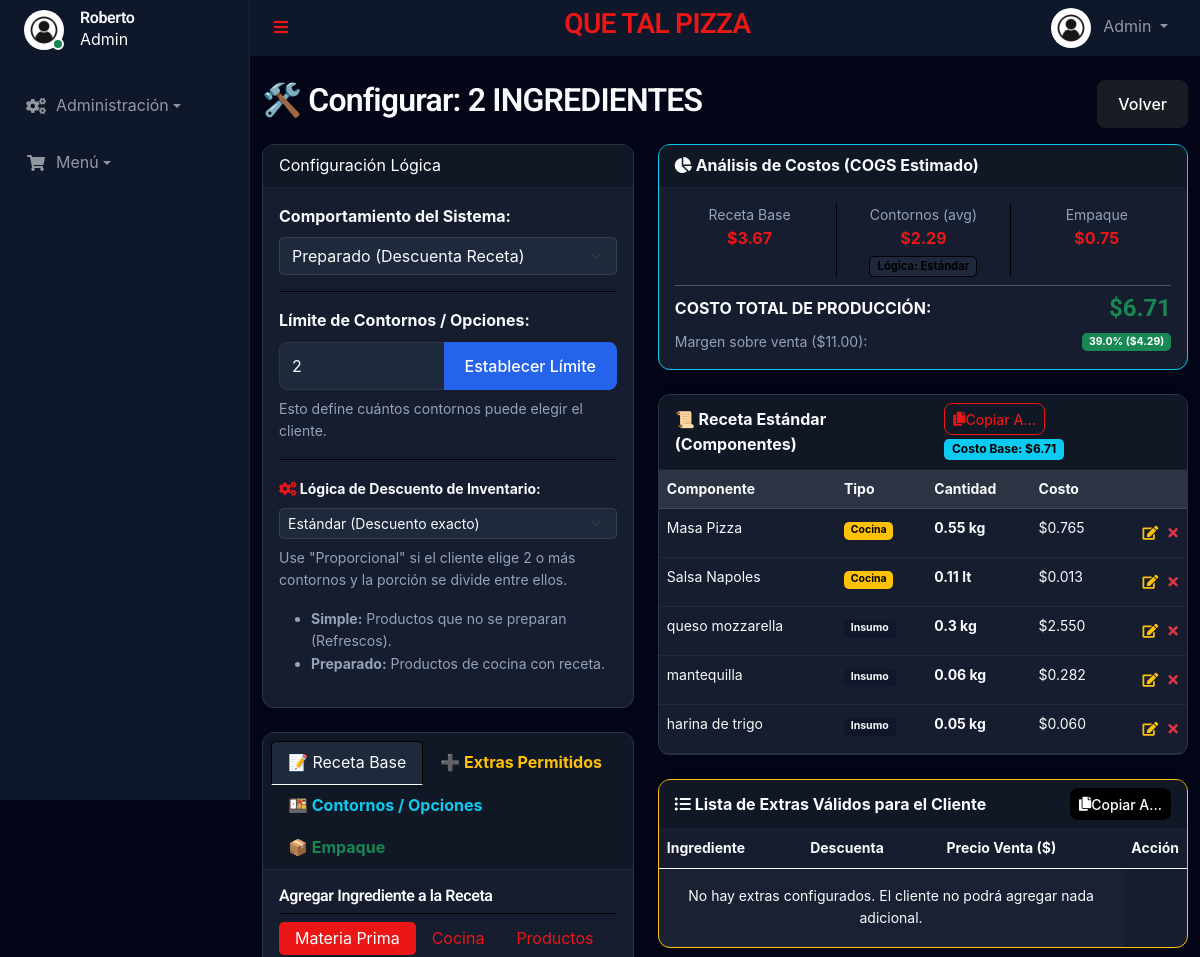
Page /admin/configurar_receta.php?id=206 (signed in, upper part) on the earlier database version.
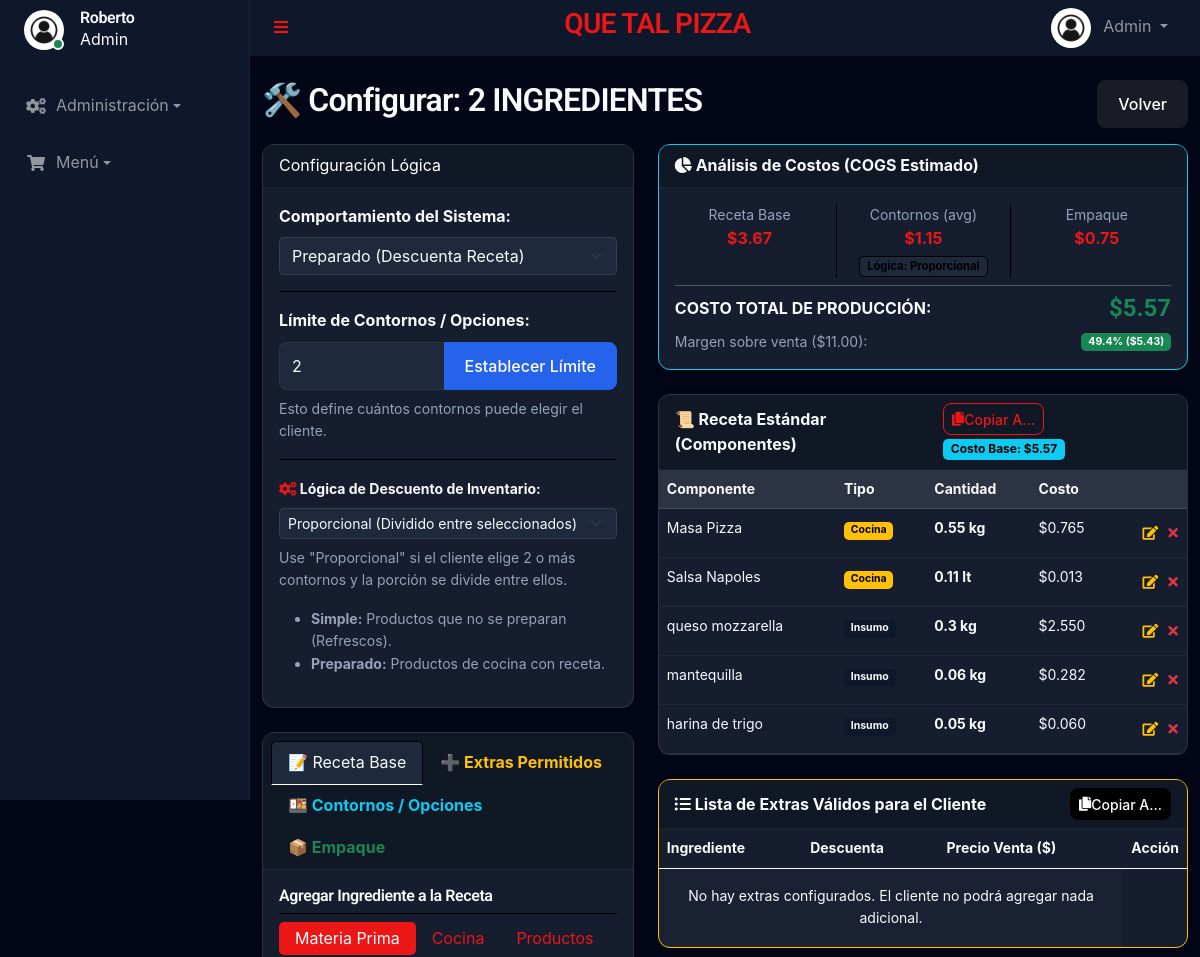
Same page on the later database version.
### tables this page shows
CREATE TABLE `products` (
  `id` int(11) NOT NULL,
  `name` varchar(100) NOT NULL,
  `description` text DEFAULT NULL,
  `price_usd` decimal(10,2) NOT NULL,
  `price_ves` decimal(10,2) NOT NULL,
  `stock` int(11) NOT NULL,
  `product_type` enum('simple','compound','prepared') DEFAULT 'simple',
  `kitchen_station` enum('pizza','kitchen','bar') DEFAULT 'kitchen',
  `image_url` varchar(255) DEFAULT NULL,
  `created_at` timestamp NULL DEFAULT current_timestamp(),
  `profit_margin` decimal(5,2) NOT NULL DEFAULT 20.00,
  `updated_at` timestamp NULL DEFAULT NULL,
  `linked_manufactured_id` int(11) DEFAULT NULL,
  `max_sides` int(11) DEFAULT 0,
  `contour_logic_type` enum('standard','proportional') DEFAULT 'standard',
  `min_stock` int(11) DEFAULT 5,
  `category_id` int(11) DEFAULT NULL,
  `short_code` varchar(50) DEFAULT NULL
);

### funciones/ProductManager.php (called while the page is built, shortened)
<?php
class ProductManager
{
    private $db;
    public function __construct($db = null)
    {
        $this->db = $db ?: Database::getConnection();
    }
    public function getProductById($id)
    {
        $stmt = $this->db->prepare("SELECT p.*, c.name as category_name, c.kitchen_station as category_station
                                    FROM products p
                                    LEFT JOIN categories c ON p.category_id = c.id
                                    WHERE p.id = ?");
        $stmt->execute([$id]);
        return $stmt->fetch(PDO::FETCH_ASSOC) ?: null;
    }
    public function getProductComponents($productId, $depth = 0)
    {
        $sql = "SELECT pc.*,
                CASE
                    WHEN pc.component_type = 'raw' THEN rm.name
                    WHEN pc.component_type = 'manufactured' THEN mp.name
                    WHEN pc.component_type = 'product' THEN p.name
                END as item_name,
                CASE
                    WHEN pc.component_type = 'raw' THEN rm.unit
                    WHEN pc.component_type = 'manufactured' THEN mp.unit
                    WHEN pc.component_type = 'product' THEN 'und'
                END as item_unit,
                CASE
                    WHEN pc.component_type = 'raw' THEN rm.cost_per_unit
                    WHEN pc.component_type = 'manufactured' THEN mp.unit_cost_average
                    WHEN pc.component_type = 'product' THEN p.price_usd
                END as item_cost,
                CASE
                    WHEN pc.component_type = 'raw' THEN rm.short_code
                    WHEN pc.component_type = 'manufactured' THEN mp.short_code
                    WHEN pc.component_type = 'product' THEN p.short_code
                END as short_code,
                CASE
                    WHEN pc.component_type = 'raw' THEN rm.category
                    ELSE NULL
                END as item_category,
                cat.name as category_name,
                cat.kitchen_station as category_station
                FROM product_components pc
                LEFT JOIN raw_materials rm ON pc.component_id = rm.id AND pc.component_type = 'raw'
                LEFT JOIN manufactured_products mp ON pc.component_id = mp.id AND pc.component_type = 'manufactured'
                LEFT JOIN products p ON pc.component_id = p.id AND pc.component_type = 'product'
                LEFT JOIN categories cat ON p.category_id = cat.id AND pc.component_type = 'product'
                WHERE pc.product_id = ?";
        $stmt = $this->db->prepare($sql);
        $stmt->execute([$productId]);
        $components = $stmt->fetchAll(PDO::FETCH_ASSOC);
        return $components;
    }
    public function calculateProductCost($productId, $depth = 0, $returnBreakdown = false)
    {
        $components = $this->getProductComponents($productId, $depth);
        $product = $this->getProductById($productId);
        $totalCost = 0;
        $breakdown = [
            'recipe' => 0,
            'sides' => 0,
            'packaging' => 0,
            'total' => 0
        ];
        $hasRecipe = !empty($components);
        if ($hasRecipe) {
            foreach ($components as $comp) {
                $itemCost = floatval($comp['item_cost'] ?? 0);
                $totalCost += ($comp['quantity'] * $itemCost);
            }
        } else {
            $price = floatval($product['price_usd'] ?? 0);
            $margin = floatval($product['profit_margin'] ?? 20);
            $totalCost = $price * (1 - ($margin / 100));
        }
        $breakdown['recipe'] = $totalCost;
        $maxSides = intval($product['max_sides'] ?? 0);
        $logic = $product['contour_logic_type'] ?? 'standard';
        $sidesCost = 0;
        if ($maxSides > 0) {
            $validSides = $this->getValidSides($productId);
            if (!empty($validSides)) {
                $sumSideCosts = 0;
                foreach ($validSides as $side) {
                    $sideCost = 0;
                    if ($side['component_type'] == 'raw') {
                        $s = $this->db->prepare("SELECT cost_per_unit FROM raw_materials WHERE id = ?");
                        $s->execute([$side['component_id']]);
                        $sideCost = floatval($s->fetchColumn());
                    } elseif ($side['component_type'] == 'manufactured') {
                        $s = $this->db->prepare("SELECT unit_cost_average FROM manufactured_products WHERE id = ?");
                        $s->execute([$side['component_id']]);
                        $sideCost = floatval($s->fetchColumn());
                    }
                    $sumSideCosts += ($sideCost * floatval($side['quantity']));
                }
                $avgSideCost = $sumSideCosts / count($validSides);
                if ($logic === 'standard') {
                    $sidesCost = ($avgSideCost * $maxSides);
                } else {
                    $sidesCost = $avgSideCost;
                }
                $totalCost += $sidesCost;
            }
        }
        $breakdown['sides'] = $sidesCost;
        $packagingCost = 0;
        $packaging = $this->getProductPackaging($productId);
        if (!empty($packaging)) {
            foreach ($packaging as $pack) {
                $packagingCost += (floatval($pack['quantity']) * floatval($pack['cost_per_unit'] ?? 0));
            }
        }
        $totalCost += $packagingCost;
        $breakdown['packaging'] = $packagingCost;
        $breakdown['total'] = $totalCost;
        return $returnBreakdown ? $breakdown : $totalCost;
    }
    public function getValidSides($productId)
    {
        $sql = "SELECT pvs.*,
                CASE
                    WHEN pvs.component_type = 'raw' THEN rm.name
                    WHEN pvs.component_type = 'manufactured' THEN mp.name
                    WHEN pvs.component_type = 'product' THEN p.name
                END as item_name,
                CASE
                    WHEN pvs.component_type = 'raw' THEN rm.unit
                    WHEN pvs.component_type = 'manufactured' THEN mp.unit
                    WHEN pvs.component_type = 'product' THEN 'und'
                END as item_unit,
                CASE
                    WHEN pvs.component_type = 'raw' THEN rm.cost_per_unit
                    WHEN pvs.component_type = 'manufactured' THEN mp.unit_cost_average
                    WHEN pvs.component_type = 'product' THEN p.price_usd
                END as item_cost
                FROM product_valid_sides pvs
                LEFT JOIN raw_materials rm ON pvs.component_id = rm.id AND pvs.component_type = 'raw'
                LEFT JOIN manufactured_products mp ON pvs.component_id = mp.id AND pvs.component_type = 'manufactured'
                LEFT JOIN products p ON pvs.component_id = p.id AND pvs.component_type = 'product'
                WHERE pvs.product_id = ?
                ORDER BY pvs.is_default DESC, item_name ASC";
        $stmt = $this->db->prepare($sql);
        $stmt->execute([$productId]);
        $sides = $stmt->fetchAll(PDO::FETCH_ASSOC);
        return $sides;
    }
    public function getProductPackaging($productId)
    {
        $sql = "SELECT pp.*, rm.name, rm.unit, rm.cost_per_unit
                FROM product_packaging pp
                JOIN raw_materials rm ON pp.raw_material_id = rm.id
                WHERE pp.product_id = ?";
        $stmt = $this->db->prepare($sql);
        $stmt->execute([$productId]);
        return $stmt->fetchAll(PDO::FETCH_ASSOC);
    }
}
?>

### admin/configurar_receta.php (the view, shortened to what the changed rows need)
<?php
require_once '../templates/autoload.php';
$productId = $_GET['id'];
$product = $productManager->getProductById($productId);
$components = $productManager->getProductComponents($productId);
$validSides = $productManager->getValidSides($productId);
$productPackaging = $productManager->getProductPackaging($productId);
$costBreakdown = $productManager->calculateProductCost($productId, 0, true);
$totalCost = $costBreakdown['total'];
require_once '../templates/header.php';
?>
<div class="container mt-4 mb-5">
    <div class="d-flex justify-content-between align-items-center mb-3">
        <h2>🛠️ Configurar: <?= htmlspecialchars($product['name']) ?></h2>
        <a href="productos.php" class="btn btn-secondary">Volver</a>
    </div>
    <div class="row">
        <div class="col-md-5">
            <div class="card shadow-sm mb-4">
                <div class="card-body">
                    <form method="POST" class="mb-3 border-bottom pb-2">
                        <label class="form-label fw-bold">Comportamiento del Sistema:</label>
                        <select name="product_type" class="form-select mb-2" onchange="this.form.submit()">
                            <option value="prepared" <?= $product['product_type'] == 'prepared' ? 'selected' : '' ?>>
                                Preparado (Descuenta Receta)</option>
                        </select>
                    </form>
                    <form method="POST" class="mb-3 border-bottom pb-2">
                        <div class="input-group mb-2">
                            <input type="number" name="max_sides" class="form-control"
                                value="<?= (int) $product['max_sides'] ?>" min="0">
                            <button class="btn btn-primary" type="submit">Establecer Límite</button>
                        </div>
                    </form>
                    <form method="POST" class="mb-3">
                        <label class="form-label fw-bold small"><i class="fa fa-cogs text-primary"></i> Lógica de
                            Descuento de Inventario:</label>
                        <select name="contour_logic_type" class="form-select form-select-sm mb-2"
                            onchange="this.form.submit()">
                            <option value="standard" <?= ($product['contour_logic_type'] ?? 'standard') === 'standard' ? 'selected' : '' ?>>Estándar (Descuento exacto)</option>
                            <option value="proportional" <?= ($product['contour_logic_type'] ?? 'standard') === 'proportional' ? 'selected' : '' ?>>Proporcional (Dividido entre
                                seleccionados)</option>
                        </select>
                        <div class="form-text small text-muted">Use "Proporcional" si el cliente elige 2 o más contornos
                            y la porción se divide entre ellos.</div>
                    </form>
                </div>
            </div>
        </div>
        <div class="col-md-7">
            <div class="card shadow border-info mb-4">
                <div class="card-body">
                    <div class="row text-center">
                        <div class="col-4 border-start">
                            <div class="small text-muted">Contornos (avg)</div>
                            <div class="fw-bold text-primary">$<?= number_format($costBreakdown['sides'], 2) ?></div>
                            <?php if ($product['max_sides'] > 0): ?>
                                <small class="badge bg-light text-dark border" style="font-size: 0.7em;">
                                    Lógica: <?= $product['contour_logic_type'] === 'proportional' ? 'Proporcional' : 'Estándar' ?>
                                </small>
                            <?php endif; ?>
                        </div>
                    </div>
                    <div class="d-flex justify-content-between align-items-center">
                        <span class="fw-bold">COSTO TOTAL DE PRODUCCIÓN:</span>
                        <span class="h4 mb-0 text-success fw-bold">$<?= number_format($totalCost, 2) ?></span>
                    </div>
                    <?php
                    $price = floatval($product['price_usd']);
                    $profit = $price - $totalCost;
                    $margin = ($price > 0) ? ($profit / $price) * 100 : 0;
                    ?>
                    <div class="mt-2 d-flex justify-content-between align-items-center small">
                        <span class="text-muted">Margen sobre venta ($<?= number_format($price, 2) ?>):</span>
                        <span class="badge <?= $margin > 20 ? 'bg-success' : ($margin > 10 ? 'bg-warning text-dark' : 'bg-danger') ?>">
                            <?= number_format($margin, 1) ?>% ($<?= number_format($profit, 2) ?>)
                        </span>
                    </div>
                </div>
            </div>
            <div class="card shadow mb-4">
                <div class="card-header d-flex justify-content-between align-items-center">
                    <div>
                        <button class="btn btn-sm btn-outline-primary me-2" onclick="openCopyModal('recipe')"
                            title="Copiar receta a otro producto">
                            <i class="fa fa-copy"></i> Copiar a...
                        </button>
                        <span class="badge bg-info text-dark">Costo Base: $<?= number_format($totalCost, 2) ?></span>
                    </div>
                </div>
                <div class="card-body p-0">
                    <table class="table table-hover mb-0 small">
                        <thead class="table-light">
                            <tr>
                                <th>Componente</th>
                                <th>Tipo</th>
                                <th>Cantidad</th>
                                <th>Costo</th>
                                <th></th>
                            </tr>
                        </thead>
                    </table>
                </div>
            </div>
            <div class="card shadow border-warning">
                <div class="card-body p-0">
                    <table class="table table-striped mb-0 small">
                        <thead>
                            <tr>
                                <th>Ingrediente</th>
                                <th>Descuenta</th>
                                <th>Precio Venta ($)</th>
                                <th class="text-end">Acción</th>
                            </tr>
                        </thead>
                    </table>
                </div>
            </div>
        </div>
    </div>
</div>
<?php require_once '../templates/footer.php'; ?>
<?php require_once '../templates/footer.php'; ?>

Differences in the rows shown:
changed products "2 INGREDIENTES": contour_logic_type "Estándar (Descuento exacto)" → "Proporcional (Dividido entre seleccionados)"; price_usd "39.0" → "49.4"; price_usd "4.29" → "5.43"
Other differences:
$costBreakdown['sides']: "2.29" → "1.15"
$totalCost: "6.71" → "5.57"
text no longer shown: "Estándar"
text now shown: "Proporcional"
